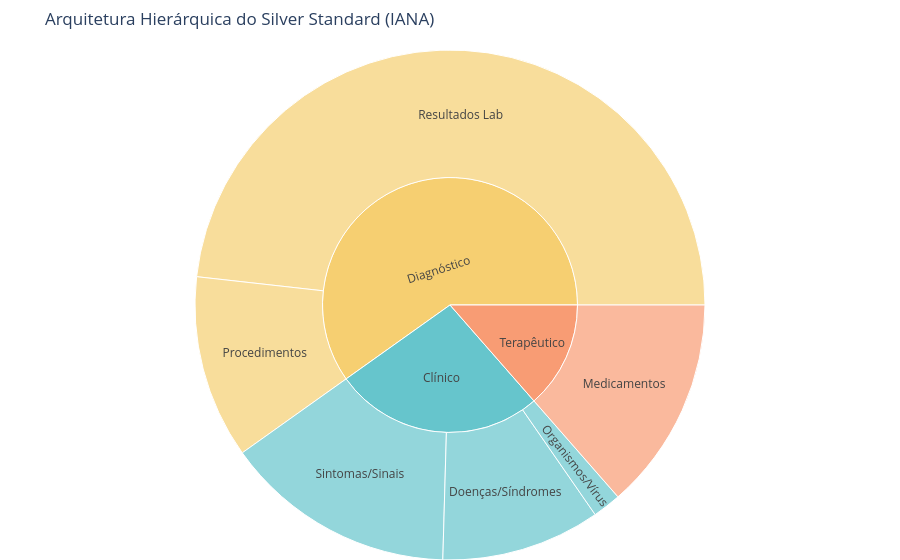

The cell this chart's notebook holds for it:
### Markdown cell above
## 12. Arquitetura Hierárquica do Silver Standard

O gráfico *Sunburst* abaixo oferece uma visão macroscópica da taxonomia utilizada no IANA. Ele organiza as categorias em três grandes pilares: **Dados Diagnósticos** (Lab e Procedimentos), **Dados Clínicos** (Sintomas e Doenças) e **Dados Terapêuticos** (Medicamentos). Esta visualização permite confirmar que a inteligência do modelo está distribuída de forma lógica, priorizando a segurança diagnóstica sem negligenciar o histórico terapêutico do paciente.

### Code cell
import plotly.express as px
import pandas as pd

# Dados estruturados para o Sunburst
data_sun = {
    "Nível": ["Total", "Total", "Total", "Total", "Total", "Total"],
    "Grupo": ["Diagnóstico", "Clínico", "Terapêutico", "Diagnóstico", "Clínico", "Clínico"],
    "Categoria": ["Resultados Lab", "Sintomas/Sinais", "Medicamentos", "Procedimentos", "Doenças/Síndromes", "Organismos/Vírus"],
    "Valor": [43442, 13246, 12209, 10464, 9090, 1626]
}

df_sun = pd.DataFrame(data_sun)

fig = px.sunburst(df_sun, path=['Grupo', 'Categoria'], values='Valor',
                  color='Grupo', color_discrete_sequence=px.colors.qualitative.Pastel,
                  title="Arquitetura Hierárquica do Silver Standard (IANA)")

fig.update_layout(margin=dict(t=50, l=0, r=0, b=0))
fig.show()

### Figure 1 — Plotly figure (JSON) as saved in the notebook; plotly's stock layout.template omitted (floating-point values rounded to 4 significant figures)
{"data": [{"branchvalues": "total", "customdata": [["Clínico"], ["Clínico"], ["Clínico"], ["Clínico"], ["Diagnóstico"], ["Diagnóstico"], ["Diagnóstico"], ["Terapêutico"], ["Terapêutico"]], "domain": {"x": [0, 1], "y": [0, 1]}, "hovertemplate": "labels=%{label}<br>Valor=%{value}<br>parent=%{parent}<br>id=%{id}<br>Grupo=%{customdata[0]}<extra></extra>", "ids": ["Clínico/Sintomas/Sinais", "Clínico/Doenças/Síndromes", "Clínico/Organismos/Vírus", "Clínico", "Diagnóstico/Resultados Lab", "Diagnóstico/Procedimentos", "Diagnóstico", "Terapêutico/Medicamentos", "Terapêutico"], "labels": ["Sintomas/Sinais", "Doenças/Síndromes", "Organismos/Vírus", "Clínico", "Resultados Lab", "Procedimentos", "Diagnóstico", "Medicamentos", "Terapêutico"], "marker": {"colors": ["rgb(102, 197, 204)", "rgb(102, 197, 204)", "rgb(102, 197, 204)", "rgb(102, 197, 204)", "rgb(246, 207, 113)", "rgb(246, 207, 113)", "rgb(246, 207, 113)", "rgb(248, 156, 116)", "rgb(248, 156, 116)"]}, "name": "", "parents": ["Clínico", "Clínico", "Clínico", "", "Diagnóstico", "Diagnóstico", "", "Terapêutico", ""], "type": "sunburst", "values": [13250.0, 9090.0, 1626.0, 23960.0, 43440.0, 10460.0, 53910.0, 12210.0, 12210.0]}], "layout": {"legend": {"tracegroupgap": 0}, "margin": {"b": 0, "l": 0, "r": 0, "t": 50}, "sunburstcolorway": ["rgb(102, 197, 204)", "rgb(246, 207, 113)", "rgb(248, 156, 116)", "rgb(220, 176, 242)", "rgb(135, 197, 95)", "rgb(158, 185, 243)", "rgb(254, 136, 177)", "rgb(201, 219, 116)", "rgb(139, 224, 164)", "rgb(180, 151, 231)", "rgb(179, 179, 179)"], "title": {"text": "Arquitetura Hierárquica do Silver Standard (IANA)"}}}
